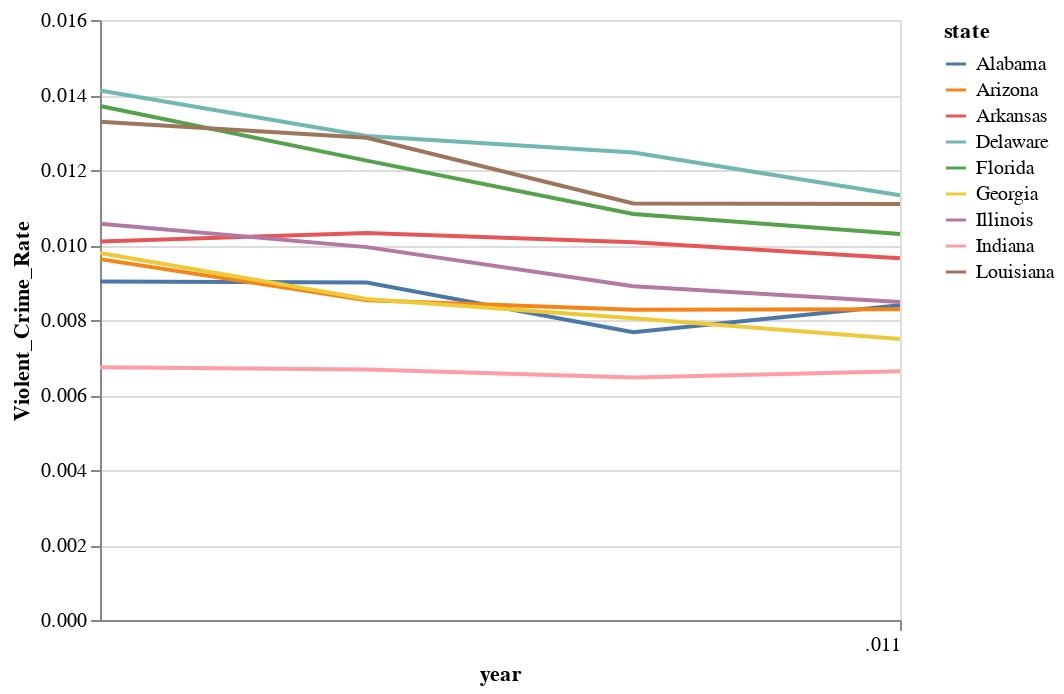

The notebook cell this image was saved under:
### Code cell
case_graph = alt.Chart(case_df).mark_line().encode(
    x='year:T',
    y='Violent_Crime_Rate:Q',
    color='state:N'
)

case_graph

### Figure 1 — Vega-Lite specification as saved in the notebook (floating-point values rounded to 4 significant figures)
{"config": {"view": {"continuousWidth": 400, "continuousHeight": 300}}, "data": {"name": "data-c4a97354c5164bb9792d5cb0ff1770f0"}, "mark": "line", "encoding": {"color": {"field": "state", "type": "nominal"}, "x": {"field": "year", "type": "temporal"}, "y": {"field": "Violent_Crime_Rate", "type": "quantitative"}}, "$schema": "https://vega.github.io/schema/vega-lite/v4.17.0.json", "datasets": {"data-c4a97354c5164bb9792d5cb0ff1770f0": [{"state": "Alabama", "Children 0-18": 0.258, "Adults 19-25": 0.095, "Adults 26-34": 0.113, "Adults 35-54": 0.282, "Adults 55-64": 0.118, "65+": 0.135, "year": 2008, "Total People Experiencing Homelessness": 5387, "gdp": 174500.0, "American Indian or Alaska Native": 33518, "Asian or Pacific Islander": 58975, "Black or African American": 1259177, "White": 3366536, "gini": 0.47, "international_migration": 5409, "unemployment_rate": 0.05, "State": "AL", "Population": 4677464, "Index": 211401, "Violent": 21109, "Property": 190292, "Murder": 357, "Rape": 1618, "Robbery": 7344, "Aggravated Assault": 11790, "Burglary": 50379, "Larceny-Theft": 126461, "Vehicle Theft": 13452, "with_death_penalty": 1, "Violent_Crimes": 42218, "Violent_Crime_Rate": 0.009026, "gdp_per_capita": 0.03731, "Adults 55+": 0.253, "Cluster": 3}, {"state": "Alabama", "Children 0-18": 0.257, "Adults 19-25": 0.093, "Adults 26-34": 0.116, "Adults 35-54": 0.277, "Adults 55-64": 0.12, "65+": 0.137, "year": 2009, "Total People Experiencing Homelessness": 6080, "gdp": 170900.0, "American Indian or Alaska Native": 34844, "Asian or Pacific Islander": 62645, "Black or African American": 1271247, "White": 3389202, "gini": 0.47, "international_migration": 5319, "unemployment_rate": 0.098, "State": "AL", "Population": 4708708, "Index": 199201, "Violent": 21194, "Property": 178007, "Murder": 322, "Rape": 1504, "Robbery": 6265, "Aggravated Assault": 13103, "Burglary": 48844, "Larceny-Theft": 118072, "Vehicle Theft": 11091, "with_death_penalty": 1, "Violent_Crimes": 42388, "Violent_Crime_Rate": 0.009002, "gdp_per_capita": 0.0363, "Adults 55+": 0.257, "Cluster": 0}, {"state": "Alabama", "Children 0-18": 0.254, "Adults 19-25": 0.094, "Adults 26-34": 0.113, "Adults 35-54": 0.276, "Adults 55-64": 0.126, "65+": 0.138, "year": 2010, "Total People Experiencing Homelessness": 6046, "gdp": 177200.0, "American Indian or Alaska Native": 35759, "Asian or Pacific Islander": 65216, "Black or African American": 1281634, "White": 3402905, "gini": 0.47, "international_migration": 1053, "unemployment_rate": 0.093, "State": "AL", "Population": 4785401, "Index": 187191, "Violent": 18363, "Property": 168828, "Murder": 275, "Rape": 1355, "Robbery": 4864, "Aggravated Assault": 11869, "Burglary": 42484, "Larceny-Theft": 115564, "Vehicle Theft": 10780, "with_death_penalty": 1, "Violent_Crimes": 36726, "Violent_Crime_Rate": 0.007675, "gdp_per_capita": 0.03704, "Adults 55+": 0.264, "Cluster": 0}, {"state": "Alabama", "Children 0-18": 0.251, "Adults 19-25": 0.094, "Adults 26-34": 0.112, "Adults 35-54": 0.274, "Adults 55-64": 0.129, "65+": 0.14, "year": 2011, "Total People Experiencing Homelessness": 5558, "gdp": 183900.0, "American Indian or Alaska Native": 35697, "Asian or Pacific Islander": 67196, "Black or African American": 1288707, "White": 3408042, "gini": 0.47, "international_migration": 5162, "unemployment_rate": 0.087, "State": "AL", "Population": 4803689, "Index": 193358, "Violent": 20166, "Property": 173192, "Murder": 299, "Rape": 1370, "Robbery": 4906, "Aggravated Assault": 13591, "Burglary": 51119, "Larceny-Theft": 111411, "Vehicle Theft": 10662, "with_death_penalty": 1, "Violent_Crimes": 40332, "Violent_Crime_Rate": 0.008396, "gdp_per_capita": 0.03829, "Adults 55+": 0.269, "Cluster": 0}, {"state": "Arizona", "Children 0-18": 0.279, "Adults 19-25": 0.09, "Adults 26-34": 0.126, "Adults 35-54": 0.266, "Adults 55-64": 0.105, "65+": 0.134, "year": 2008, "Total People Experiencing Homelessness": 12488, "gdp": 262900.0, "American Indian or Alaska Native": 346539, "Asian or Pacific Islander": 209252, "Black or African American": 294617, "White": 5429954, "gini": 0.45, "international_migration": 27031, "unemployment_rate": 0.06, "State": "AZ", "Population": 6499377, "Index": 296956, "Violent": 31274, "Property": 265682, "Murder": 454, "Rape": 2193, "Robbery": 9757, "Aggravated Assault": 18870, "Burglary": 58125, "Larceny-Theft": 169346, "Vehicle Theft": 38211, "with_death_penalty": 1, "Violent_Crimes": 62548, "Violent_Crime_Rate": 0.009624, "gdp_per_capita": 0.04045, "Adults 55+": 0.239, "Cluster": 3}, {"state": "Arizona", "Children 0-18": 0.277, "Adults 19-25": 0.092, "Adults 26-34": 0.129, "Adults 35-54": 0.263, "Adults 55-64": 0.108, "65+": 0.132, "year": 2009, "Total People Experiencing Homelessness": 2852, "gdp": 246400.0, "American Indian or Alaska Native": 353144, "Asian or Pacific Islander": 217943, "Black or African American": 308020, "White": 5464047, "gini": 0.45, "international_migration": 26997, "unemployment_rate": 0.098, "State": "AZ", "Population": 6595778, "Index": 264849, "Violent": 28128, "Property": 236721, "Murder": 380, "Rape": 2279, "Robbery": 8199, "Aggravated Assault": 17270, "Burglary": 54308, "Larceny-Theft": 155976, "Vehicle Theft": 26437, "with_death_penalty": 1, "Violent_Crimes": 56256, "Violent_Crime_Rate": 0.008529, "gdp_per_capita": 0.03736, "Adults 55+": 0.24, "Cluster": 0}, {"state": "Arizona", "Children 0-18": 0.27, "Adults 19-25": 0.093, "Adults 26-34": 0.119, "Adults 35-54": 0.261, "Adults 55-64": 0.116, "65+": 0.14, "year": 2010, "Total People Experiencing Homelessness": 13711, "gdp": 251200.0, "American Indian or Alaska Native": 359579, "Asian or Pacific Islander": 225783, "Black or African American": 317872, "White": 5504108, "gini": 0.46, "international_migration": 2723, "unemployment_rate": 0.104, "State": "AZ", "Population": 6413158, "Index": 253330, "Violent": 26528, "Property": 226802, "Murder": 408, "Rape": 2191, "Robbery": 6953, "Aggravated Assault": 16976, "Burglary": 50932, "Larceny-Theft": 154137, "Vehicle Theft": 21733, "with_death_penalty": 1, "Violent_Crimes": 53056, "Violent_Crime_Rate": 0.008273, "gdp_per_capita": 0.03916, "Adults 55+": 0.256, "Cluster": 0}, {"state": "Arizona", "Children 0-18": 0.266, "Adults 19-25": 0.095, "Adults 26-34": 0.117, "Adults 35-54": 0.259, "Adults 55-64": 0.119, "65+": 0.144, "year": 2011, "Total People Experiencing Homelessness": 10504, "gdp": 260900.0, "American Indian or Alaska Native": 365246, "Asian or Pacific Islander": 236036, "Black or African American": 326863, "White": 5545271, "gini": 0.46, "international_migration": 17104, "unemployment_rate": 0.094, "State": "AZ", "Population": 6467315, "Index": 256685, "Violent": 26789, "Property": 229896, "Murder": 397, "Rape": 2499, "Robbery": 7145, "Aggravated Assault": 16748, "Burglary": 54695, "Larceny-Theft": 155400, "Vehicle Theft": 19801, "with_death_penalty": 1, "Violent_Crimes": 53578, "Violent_Crime_Rate": 0.008284, "gdp_per_capita": 0.04034, "Adults 55+": 0.263, "Cluster": 0}, {"state": "Arkansas", "Children 0-18": 0.263, "Adults 19-25": 0.09, "Adults 26-34": 0.114, "Adults 35-54": 0.276, "Adults 55-64": 0.117, "65+": 0.141, "year": 2008, "Total People Experiencing Homelessness": 3255, "gdp": 99710.0, "American Indian or Alaska Native": 27242, "Asian or Pacific Islander": 42091, "Black or African American": 458375, "White": 2346846, "gini": 0.46, "international_migration": 3642, "unemployment_rate": 0.054, "State": "AR", "Population": 2867764, "Index": 124224, "Violent": 14472, "Property": 109752, "Murder": 164, "Rape": 1425, "Robbery": 2756, "Aggravated Assault": 10127, "Burglary": 33772, "Larceny-Theft": 69482, "Vehicle Theft": 6498, "with_death_penalty": 1, "Violent_Crimes": 28944, "Violent_Crime_Rate": 0.01009, "gdp_per_capita": 0.03477, "Adults 55+": 0.258, "Cluster": 3}, {"state": "Arkansas", "Children 0-18": 0.262, "Adults 19-25": 0.09, "Adults 26-34": 0.118, "Adults 35-54": 0.272, "Adults 55-64": 0.12, "65+": 0.14, "year": 2009, "Total People Experiencing Homelessness": 14721, "gdp": 97510.0, "American Indian or Alaska Native": 28106, "Asian or Pacific Islander": 44948, "Black or African American": 462207, "White": 2361582, "gini": 0.46, "international_migration": 3662, "unemployment_rate": 0.075, "State": "AR", "Population": 2889450, "Index": 123983, "Violent": 14905, "Property": 109078, "Murder": 179, "Rape": 1378, "Robbery": 2576, "Aggravated Assault": 10772, "Burglary": 34753, "Larceny-Theft": 68228, "Vehicle Theft": 6097, "with_death_penalty": 1, "Violent_Crimes": 29810, "Violent_Crime_Rate": 0.01032, "gdp_per_capita": 0.03375, "Adults 55+": 0.26, "Cluster": 0}, {"state": "Arkansas", "Children 0-18": 0.26, "Adults 19-25": 0.091, "Adults 26-34": 0.111, "Adults 35-54": 0.27, "Adults 55-64": 0.124, "65+": 0.143, "year": 2010, "Total People Experiencing Homelessness": 2762, "gdp": 101500.0, "American Indian or Alaska Native": 29140, "Asian or Pacific Islander": 47581, "Black or African American": 467425, "White": 2377852, "gini": 0.46, "international_migration": 880, "unemployment_rate": 0.079, "State": "AR", "Population": 2921588, "Index": 118531, "Violent": 14711, "Property": 103820, "Murder": 134, "Rape": 1321, "Robbery": 2369, "Aggravated Assault": 10887, "Burglary": 32463, "Larceny-Theft": 65796, "Vehicle Theft": 5561, "with_death_penalty": 1, "Violent_Crimes": 29422, "Violent_Crime_Rate": 0.01007, "gdp_per_capita": 0.03474, "Adults 55+": 0.267, "Cluster": 0}, {"state": "Arkansas", "Children 0-18": 0.257, "Adults 19-25": 0.089, "Adults 26-34": 0.117, "Adults 35-54": 0.266, "Adults 55-64": 0.127, "65+": 0.145, "year": 2011, "Total People Experiencing Homelessness": 3424, "gdp": 105800.0, "American Indian or Alaska Native": 29648, "Asian or Pacific Islander": 50464, "Black or African American": 470981, "White": 2389945, "gini": 0.47, "international_migration": 4010, "unemployment_rate": 0.079, "State": "AR", "Population": 2938582, "Index": 124603, "Violent": 14173, "Property": 110430, "Murder": 160, "Rape": 1230, "Robbery": 2357, "Aggravated Assault": 10426, "Burglary": 34016, "Larceny-Theft": 70645, "Vehicle Theft": 5769, "with_death_penalty": 1, "Violent_Crimes": 28346, "Violent_Crime_Rate": 0.009646, "gdp_per_capita": 0.03599, "Adults 55+": 0.272, "Cluster": 0}, {"state": "Delaware", "Children 0-18": 0.257, "Adults 19-25": 0.09, "Adults 26-34": 0.109, "Adults 35-54": 0.288, "Adults 55-64": 0.121, "65+": 0.136, "year": 2008, "Total People Experiencing Homelessness": 933, "gdp": 55460.0, "American Indian or Alaska Native": 5901, "Asian or Pacific Islander": 29849, "Black or African American": 197813, "White": 650311, "gini": 0.45, "international_migration": 2057, "unemployment_rate": 0.049, "State": "DE", "Population": 876211, "Index": 37532, "Violent": 6187, "Property": 31385, "Murder": 57, "Rape": 371, "Robbery": 1847, "Aggravated Assault": 3912, "Burglary": 6783, "Larceny-Theft": 22045, "Vehicle Theft": 2557, "with_death_penalty": 1, "Violent_Crimes": 12374, "Violent_Crime_Rate": 0.01412, "gdp_per_capita": 0.0633, "Adults 55+": 0.257, "Cluster": 3}, {"state": "Delaware", "Children 0-18": 0.247, "Adults 19-25": 0.085, "Adults 26-34": 0.12, "Adults 35-54": 0.284, "Adults 55-64": 0.123, "65+": 0.142, "year": 2009, "Total People Experiencing Homelessness": 6228, "gdp": 57850.0, "American Indian or Alaska Native": 6270, "Asian or Pacific Islander": 31080, "Black or African American": 201775, "White": 652605, "gini": 0.43, "international_migration": 2016, "unemployment_rate": 0.079, "State": "DE", "Population": 885122, "Index": 35398, "Violent": 5713, "Property": 29685, "Murder": 41, "Rape": 395, "Robbery": 1680, "Aggravated Assault": 3597, "Burglary": 6943, "Larceny-Theft": 20836, "Vehicle Theft": 1906, "with_death_penalty": 1, "Violent_Crimes": 11426, "Violent_Crime_Rate": 0.01291, "gdp_per_capita": 0.06536, "Adults 55+": 0.265, "Cluster": 3}, {"state": "Delaware", "Children 0-18": 0.245, "Adults 19-25": 0.092, "Adults 26-34": 0.112, "Adults 35-54": 0.281, "Adults 55-64": 0.128, "65+": 0.143, "year": 2010, "Total People Experiencing Homelessness": 982, "gdp": 58160.0, "American Indian or Alaska Native": 6558, "Asian or Pacific Islander": 31903, "Black or African American": 205578, "White": 655608, "gini": 0.44, "international_migration": 400, "unemployment_rate": 0.08, "State": "DE", "Population": 899792, "Index": 36686, "Violent": 5608, "Property": 31078, "Murder": 51, "Rape": 326, "Robbery": 1839, "Aggravated Assault": 3392, "Burglary": 7550, "Larceny-Theft": 21593, "Vehicle Theft": 1935, "with_death_penalty": 1, "Violent_Crimes": 11216, "Violent_Crime_Rate": 0.01247, "gdp_per_capita": 0.06464, "Adults 55+": 0.271, "Cluster": 3}, {"state": "Delaware", "Children 0-18": 0.243, "Adults 19-25": 0.087, "Adults 26-34": 0.114, "Adults 35-54": 0.278, "Adults 55-64": 0.13, "65+": 0.148, "year": 2011, "Total People Experiencing Homelessness": 1035, "gdp": 61370.0, "American Indian or Alaska Native": 6610, "Asian or Pacific Islander": 33248, "Black or African American": 208931, "White": 658801, "gini": 0.44, "international_migration": 1675, "unemployment_rate": 0.074, "State": "DE", "Population": 908137, "Index": 36307, "Violent": 5144, "Property": 31163, "Murder": 48, "Rape": 307, "Robbery": 1558, "Aggravated Assault": 3231, "Burglary": 7617, "Larceny-Theft": 22001, "Vehicle Theft": 1545, "with_death_penalty": 1, "Violent_Crimes": 10288, "Violent_Crime_Rate": 0.01133, "gdp_per_capita": 0.06758, "Adults 55+": 0.278, "Cluster": 3}, {"state": "Florida", "Children 0-18": 0.233, "Adults 19-25": 0.085, "Adults 26-34": 0.108, "Adults 35-54": 0.281, "Adults 55-64": 0.119, "65+": 0.174, "year": 2008, "Total People Experiencing Homelessness": 50158, "gdp": 763300.0, "American Indian or Alaska Native": 95642, "Asian or Pacific Islander": 512331, "Black or African American": 3086395, "White": 14832937, "gini": 0.47, "international_migration": 87821, "unemployment_rate": 0.063, "State": "FL", "Population": 18423878, "Index": 885166, "Violent": 126260, "Property": 758906, "Murder": 1169, "Rape": 5972, "Robbery": 36269, "Aggravated Assault": 82850, "Burglary": 188475, "Larceny-Theft": 506914, "Vehicle Theft": 63517, "with_death_penalty": 1, "Violent_Crimes": 252520, "Violent_Crime_Rate": 0.01371, "gdp_per_capita": 0.04143, "Adults 55+": 0.293, "Cluster": 3}, {"state": "Florida", "Children 0-18": 0.233, "Adults 19-25": 0.088, "Adults 26-34": 0.111, "Adults 35-54": 0.276, "Adults 55-64": 0.119, "65+": 0.173, "year": 2009, "Total People Experiencing Homelessness": 55599, "gdp": 735400.0, "American Indian or Alaska Native": 97488, "Asian or Pacific Islander": 527477, "Black or African American": 3133488, "White": 14894191, "gini": 0.47, "international_migration": 87381, "unemployment_rate": 0.104, "State": "FL", "Population": 18537969, "Index": 825551, "Violent": 113541, "Property": 712010, "Murder": 1017, "Rape": 5501, "Robbery": 30911, "Aggravated Assault": 76112, "Burglary": 181884, "Larceny-Theft": 479867, "Vehicle Theft": 50259, "with_death_penalty": 1, "Violent_Crimes": 227082, "Violent_Crime_Rate": 0.01225, "gdp_per_capita": 0.03967, "Adults 55+": 0.292, "Cluster": 0}, {"state": "Florida", "Children 0-18": 0.227, "Adults 19-25": 0.089, "Adults 26-34": 0.106, "Adults 35-54": 0.277, "Adults 55-64": 0.127, "65+": 0.175, "year": 2010, "Total People Experiencing Homelessness": 57551, "gdp": 746900.0, "American Indian or Alaska Native": 99581, "Asian or Pacific Islander": 543824, "Black or African American": 3187920, "White": 15014818, "gini": 0.47, "international_migration": 22735, "unemployment_rate": 0.113, "State": "FL", "Population": 18838613, "Index": 771004, "Violent": 101969, "Property": 669035, "Murder": 987, "Rape": 5373, "Robbery": 26086, "Aggravated Assault": 69523, "Burglary": 169119, "Larceny-Theft": 458454, "Vehicle Theft": 41462, "with_death_penalty": 1, "Violent_Crimes": 203938, "Violent_Crime_Rate": 0.01083, "gdp_per_capita": 0.03965, "Adults 55+": 0.302, "Cluster": 0}, {"state": "Florida", "Children 0-18": 0.224, "Adults 19-25": 0.09, "Adults 26-34": 0.107, "Adults 35-54": 0.272, "Adults 55-64": 0.13, "65+": 0.177, "year": 2011, "Total People Experiencing Homelessness": 56687, "gdp": 755200.0, "American Indian or Alaska Native": 101738, "Asian or Pacific Islander": 561703, "Black or African American": 3258188, "White": 15133978, "gini": 0.48, "international_migration": 102343, "unemployment_rate": 0.103, "State": "FL", "Population": 19082262, "Index": 769398, "Violent": 98198, "Property": 671200, "Murder": 984, "Rape": 5273, "Robbery": 25622, "Aggravated Assault": 66319, "Burglary": 170171, "Larceny-Theft": 461408, "Vehicle Theft": 39621, "with_death_penalty": 1, "Violent_Crimes": 196396, "Violent_Crime_Rate": 0.01029, "gdp_per_capita": 0.03958, "Adults 55+": 0.307, "Cluster": 0}, {"state": "Georgia", "Children 0-18": 0.281, "Adults 19-25": 0.091, "Adults 26-34": 0.124, "Adults 35-54": 0.298, "Adults 55-64": 0.106, "65+": 0.101, "year": 2008, "Total People Experiencing Homelessness": 19095, "gdp": 416400.0, "American Indian or Alaska Native": 48540, "Asian or Pacific Islander": 327759, "Black or African American": 2962628, "White": 6165916, "gini": 0.47, "international_migration": 27714, "unemployment_rate": 0.063, "State": "GA", "Population": 9697838, "Index": 434560, "Violent": 47461, "Property": 387099, "Murder": 650, "Rape": 2344, "Robbery": 17862, "Aggravated Assault": 26605, "Burglary": 100662, "Larceny-Theft": 246844, "Vehicle Theft": 39593, "with_death_penalty": 1, "Violent_Crimes": 94922, "Violent_Crime_Rate": 0.009788, "gdp_per_capita": 0.04294, "Adults 55+": 0.207, "Cluster": 3}, {"state": "Georgia", "Children 0-18": 0.283, "Adults 19-25": 0.092, "Adults 26-34": 0.123, "Adults 35-54": 0.291, "Adults 55-64": 0.108, "65+": 0.103, "year": 2009, "Total People Experiencing Homelessness": 20360, "gdp": 409600.0, "American Indian or Alaska Native": 51638, "Asian or Pacific Islander": 342019, "Black or African American": 3023009, "White": 6204180, "gini": 0.47, "international_migration": 27346, "unemployment_rate": 0.098, "State": "GA", "Population": 9829211, "Index": 403058, "Violent": 42073, "Property": 360985, "Murder": 566, "Rape": 2323, "Robbery": 14631, "Aggravated Assault": 24553, "Burglary": 98606, "Larceny-Theft": 229216, "Vehicle Theft": 33163, "with_death_penalty": 1, "Violent_Crimes": 84146, "Violent_Crime_Rate": 0.008561, "gdp_per_capita": 0.04167, "Adults 55+": 0.211, "Cluster": 0}, {"state": "Georgia", "Children 0-18": 0.274, "Adults 19-25": 0.094, "Adults 26-34": 0.12, "Adults 35-54": 0.291, "Adults 55-64": 0.114, "65+": 0.107, "year": 2010, "Total People Experiencing Homelessness": 19836, "gdp": 418100.0, "American Indian or Alaska Native": 53976, "Asian or Pacific Islander": 356124, "Black or African American": 3070994, "White": 6231115, "gini": 0.47, "international_migration": 4369, "unemployment_rate": 0.102, "State": "GA", "Population": 9712157, "Index": 392517, "Violent": 39068, "Property": 353449, "Murder": 555, "Rape": 2107, "Robbery": 12372, "Aggravated Assault": 24034, "Burglary": 96947, "Larceny-Theft": 226161, "Vehicle Theft": 30341, "with_death_penalty": 1, "Violent_Crimes": 78136, "Violent_Crime_Rate": 0.008045, "gdp_per_capita": 0.04305, "Adults 55+": 0.221, "Cluster": 0}, {"state": "Georgia", "Children 0-18": 0.273, "Adults 19-25": 0.094, "Adults 26-34": 0.121, "Adults 35-54": 0.287, "Adults 55-64": 0.116, "65+": 0.11, "year": 2011, "Total People Experiencing Homelessness": 20975, "gdp": 431700.0, "American Indian or Alaska Native": 54411, "Asian or Pacific Islander": 369599, "Black or African American": 3124114, "White": 6255506, "gini": 0.48, "international_migration": 12560, "unemployment_rate": 0.099, "State": "GA", "Population": 9812460, "Index": 393997, "Violent": 36762, "Property": 357235, "Murder": 549, "Rape": 2066, "Robbery": 12266, "Aggravated Assault": 21881, "Burglary": 96014, "Larceny-Theft": 231543, "Vehicle Theft": 29678, "with_death_penalty": 1, "Violent_Crimes": 73524, "Violent_Crime_Rate": 0.007493, "gdp_per_capita": 0.04399, "Adults 55+": 0.226, "Cluster": 0}, {"state": "Illinois", "Children 0-18": 0.264, "Adults 19-25": 0.095, "Adults 26-34": 0.123, "Adults 35-54": 0.291, "Adults 55-64": 0.108, "65+": 0.12, "year": 2008, "Total People Experiencing Homelessness": 14724, "gdp": 654700.0, "American Indian or Alaska Native": 76818, "Asian or Pacific Islander": 612326, "Black or African American": 1955231, "White": 10102663, "gini": 0.47, "international_migration": 35881, "unemployment_rate": 0.064, "State": "IL", "Population": 12842954, "Index": 449087, "Violent": 67840, "Property": 381247, "Murder": 790, "Rape": 4104, "Robbery": 24067, "Aggravated Assault": 38879, "Burglary": 78968, "Larceny-Theft": 269553, "Vehicle Theft": 32726, "with_death_penalty": 1, "Violent_Crimes": 135680, "Violent_Crime_Rate": 0.01056, "gdp_per_capita": 0.05097, "Adults 55+": 0.228, "Cluster": 3}, {"state": "Illinois", "Children 0-18": 0.261, "Adults 19-25": 0.094, "Adults 26-34": 0.125, "Adults 35-54": 0.287, "Adults 55-64": 0.112, "65+": 0.121, "year": 2009, "Total People Experiencing Homelessness": 6984, "gdp": 649900.0, "American Indian or Alaska Native": 82361, "Asian or Pacific Islander": 629853, "Black or African American": 1960826, "White": 10123738, "gini": 0.47, "international_migration": 35839, "unemployment_rate": 0.1, "State": "IL", "Population": 12910409, "Index": 417532, "Violent": 64185, "Property": 353347, "Murder": 773, "Rape": 3901, "Robbery": 22923, "Aggravated Assault": 36588, "Burglary": 77850, "Larceny-Theft": 248821, "Vehicle Theft": 26676, "with_death_penalty": 1, "Violent_Crimes": 128370, "Violent_Crime_Rate": 0.009943, "gdp_per_capita": 0.05034, "Adults 55+": 0.233, "Cluster": 0}, {"state": "Illinois", "Children 0-18": 0.259, "Adults 19-25": 0.091, "Adults 26-34": 0.125, "Adults 35-54": 0.284, "Adults 55-64": 0.117, "65+": 0.124, "year": 2010, "Total People Experiencing Homelessness": 14395, "gdp": 666400.0, "American Indian or Alaska Native": 86391, "Asian or Pacific Islander": 645883, "Black or African American": 1967465, "White": 10140806, "gini": 0.47, "international_migration": 4946, "unemployment_rate": 0.104, "State": "IL", "Population": 12841980, "Index": 406196, "Violent": 57132, "Property": 349064, "Murder": 704, "Rape": 3066, "Robbery": 20386, "Aggravated Assault": 32976, "Burglary": 77472, "Larceny-Theft": 242681, "Vehicle Theft": 28911, "with_death_penalty": 1, "Violent_Crimes": 114264, "Violent_Crime_Rate": 0.008898, "gdp_per_capita": 0.05189, "Adults 55+": 0.241, "Cluster": 0}, {"state": "Illinois", "Children 0-18": 0.256, "Adults 19-25": 0.092, "Adults 26-34": 0.124, "Adults 35-54": 0.28, "Adults 55-64": 0.121, "65+": 0.126, "year": 2011, "Total People Experiencing Homelessness": 14009, "gdp": 692900.0, "American Indian or Alaska Native": 86708, "Asian or Pacific Islander": 668130, "Black or African American": 1969635, "White": 10143310, "gini": 0.47, "international_migration": 30893, "unemployment_rate": 0.097, "State": "IL", "Population": 12859752, "Index": 398991, "Violent": 54523, "Property": 344468, "Murder": 781, "Rape": 3030, "Robbery": 20217, "Aggravated Assault": 30495, "Burglary": 77719, "Larceny-Theft": 237362, "Vehicle Theft": 29387, "with_death_penalty": 1, "Violent_Crimes": 109046, "Violent_Crime_Rate": 0.00848, "gdp_per_capita": 0.05388, "Adults 55+": 0.247, "Cluster": 0}, {"state": "Indiana", "Children 0-18": 0.264, "Adults 19-25": 0.086, "Adults 26-34": 0.12, "Adults 35-54": 0.291, "Adults 55-64": 0.114, "65+": 0.125, "year": 2008, "Total People Experiencing Homelessness": 7395, "gdp": 275500.0, "American Indian or Alaska Native": 26987, "Asian or Pacific Islander": 108824, "Black or African American": 624185, "White": 5664810, "gini": 0.44, "international_migration": 9110, "unemployment_rate": 0.058, "State": "IN", "Population": 6388309, "Index": 233479, "Violent": 21520, "Property": 212959, "Murder": 322, "Rape": 1708, "Robbery": 7591, "Aggravated Assault": 11899, "Burglary": 48905, "Larceny-Theft": 146545, "Vehicle Theft": 17509, "with_death_penalty": 1, "Violent_Crimes": 43040, "Violent_Crime_Rate": 0.006737, "gdp_per_capita": 0.04313, "Adults 55+": 0.239, "Cluster": 1}, {"state": "Indiana", "Children 0-18": 0.263, "Adults 19-25": 0.092, "Adults 26-34": 0.118, "Adults 35-54": 0.284, "Adults 55-64": 0.117, "65+": 0.126, "year": 2009, "Total People Experiencing Homelessness": 3380, "gdp": 263300.0, "American Indian or Alaska Native": 28112, "Asian or Pacific Islander": 114215, "Black or African American": 635234, "White": 5681764, "gini": 0.43, "international_migration": 9194, "unemployment_rate": 0.104, "State": "IN", "Population": 6423113, "Index": 221362, "Violent": 21455, "Property": 199907, "Murder": 312, "Rape": 1621, "Robbery": 7347, "Aggravated Assault": 12175, "Burglary": 48880, "Larceny-Theft": 137190, "Vehicle Theft": 13837, "with_death_penalty": 1, "Violent_Crimes": 42910, "Violent_Crime_Rate": 0.006681, "gdp_per_capita": 0.041, "Adults 55+": 0.243, "Cluster": 0}, {"state": "Indiana", "Children 0-18": 0.263, "Adults 19-25": 0.091, "Adults 26-34": 0.115, "Adults 35-54": 0.281, "Adults 55-64": 0.122, "65+": 0.128, "year": 2010, "Total People Experiencing Homelessness": 6452, "gdp": 282600.0, "American Indian or Alaska Native": 28957, "Asian or Pacific Islander": 119608, "Black or African American": 645754, "White": 5696236, "gini": 0.44, "international_migration": 2493, "unemployment_rate": 0.101, "State": "IN", "Population": 6490622, "Index": 220257, "Violent": 20983, "Property": 199274, "Murder": 268, "Rape": 1760, "Robbery": 6559, "Aggravated Assault": 12396, "Burglary": 48570, "Larceny-Theft": 137204, "Vehicle Theft": 13500, "with_death_penalty": 1, "Violent_Crimes": 41966, "Violent_Crime_Rate": 0.006466, "gdp_per_capita": 0.04353, "Adults 55+": 0.25, "Cluster": 0}, {"state": "Indiana", "Children 0-18": 0.262, "Adults 19-25": 0.091, "Adults 26-34": 0.114, "Adults 35-54": 0.276, "Adults 55-64": 0.127, "65+": 0.13, "year": 2011, "Total People Experiencing Homelessness": 6196, "gdp": 291400.0, "American Indian or Alaska Native": 29357, "Asian or Pacific Islander": 127108, "Black or African American": 653888, "White": 5706897, "gini": 0.45, "international_migration": 9401, "unemployment_rate": 0.09, "State": "IN", "Population": 6516353, "Index": 227635, "Violent": 21619, "Property": 206016, "Murder": 306, "Rape": 1758, "Robbery": 6977, "Aggravated Assault": 12578, "Burglary": 50571, "Larceny-Theft": 140630, "Vehicle Theft": 14815, "with_death_penalty": 1, "Violent_Crimes": 43238, "Violent_Crime_Rate": 0.006635, "gdp_per_capita": 0.04471, "Adults 55+": 0.257, "Cluster": 0}, {"state": "Louisiana", "Children 0-18": 0.269, "Adults 19-25": 0.101, "Adults 26-34": 0.115, "Adults 35-54": 0.28, "Adults 55-64": 0.116, "65+": 0.12, "year": 2008, "Total People Experiencing Homelessness": 5481, "gdp": 212400.0, "American Indian or Alaska Native": 34078, "Asian or Pacific Islander": 73385, "Black or African American": 1444476, "White": 2883647, "gini": 0.48, "international_migration": 3676, "unemployment_rate": 0.044, "State": "LA", "Population": 4451513, "Index": 200723, "Violent": 29576, "Property": 171147, "Murder": 541, "Rape": 1253, "Robbery": 6250, "Aggravated Assault": 21532, "Burglary": 45513, "Larceny-Theft": 112062, "Vehicle Theft": 13572, "with_death_penalty": 1, "Violent_Crimes": 59152, "Violent_Crime_Rate": 0.01329, "gdp_per_capita": 0.04771, "Adults 55+": 0.236, "Cluster": 3}, {"state": "Louisiana", "Children 0-18": 0.268, "Adults 19-25": 0.101, "Adults 26-34": 0.122, "Adults 35-54": 0.273, "Adults 55-64": 0.115, "65+": 0.121, "year": 2009, "Total People Experiencing Homelessness": 12504, "gdp": 204900.0, "American Indian or Alaska Native": 35174, "Asian or Pacific Islander": 76977, "Black or African American": 1468988, "White": 2910509, "gini": 0.47, "international_migration": 3476, "unemployment_rate": 0.066, "State": "LA", "Population": 4492076, "Index": 201497, "Violent": 28878, "Property": 172619, "Murder": 529, "Rape": 1351, "Robbery": 6150, "Aggravated Assault": 20848, "Burglary": 46928, "Larceny-Theft": 114102, "Vehicle Theft": 11589, "with_death_penalty": 1, "Violent_Crimes": 57756, "Violent_Crime_Rate": 0.01286, "gdp_per_capita": 0.04562, "Adults 55+": 0.236, "Cluster": 3}, {"state": "Louisiana", "Children 0-18": 0.264, "Adults 19-25": 0.101, "Adults 26-34": 0.121, "Adults 35-54": 0.27, "Adults 55-64": 0.121, "65+": 0.122, "year": 2010, "Total People Experiencing Homelessness": 12482, "gdp": 225300.0, "American Indian or Alaska Native": 36179, "Asian or Pacific Islander": 79930, "Black or African American": 1490626, "White": 2937900, "gini": 0.48, "international_migration": 1320, "unemployment_rate": 0.074, "State": "LA", "Population": 4545343, "Index": 190908, "Violent": 25241, "Property": 165667, "Murder": 500, "Rape": 1230, "Robbery": 5297, "Aggravated Assault": 18214, "Burglary": 45437, "Larceny-Theft": 110260, "Vehicle Theft": 9970, "with_death_penalty": 1, "Violent_Crimes": 50482, "Violent_Crime_Rate": 0.01111, "gdp_per_capita": 0.04957, "Adults 55+": 0.243, "Cluster": 3}, {"state": "Louisiana", "Children 0-18": 0.263, "Adults 19-25": 0.1, "Adults 26-34": 0.122, "Adults 35-54": 0.266, "Adults 55-64": 0.124, "65+": 0.125, "year": 2011, "Total People Experiencing Homelessness": 9291, "gdp": 229900.0, "American Indian or Alaska Native": 36798, "Asian or Pacific Islander": 83024, "Black or African American": 1505164, "White": 2951258, "gini": 0.48, "international_migration": 7235, "unemployment_rate": 0.073, "State": "LA", "Population": 4574766, "Index": 193902, "Violent": 25373, "Property": 168529, "Murder": 506, "Rape": 1262, "Robbery": 5235, "Aggravated Assault": 18370, "Burglary": 46242, "Larceny-Theft": 113174, "Vehicle Theft": 9113, "with_death_penalty": 1, "Violent_Crimes": 50746, "Violent_Crime_Rate": 0.01109, "gdp_per_capita": 0.05026, "Adults 55+": 0.249, "Cluster": 3}]}}
